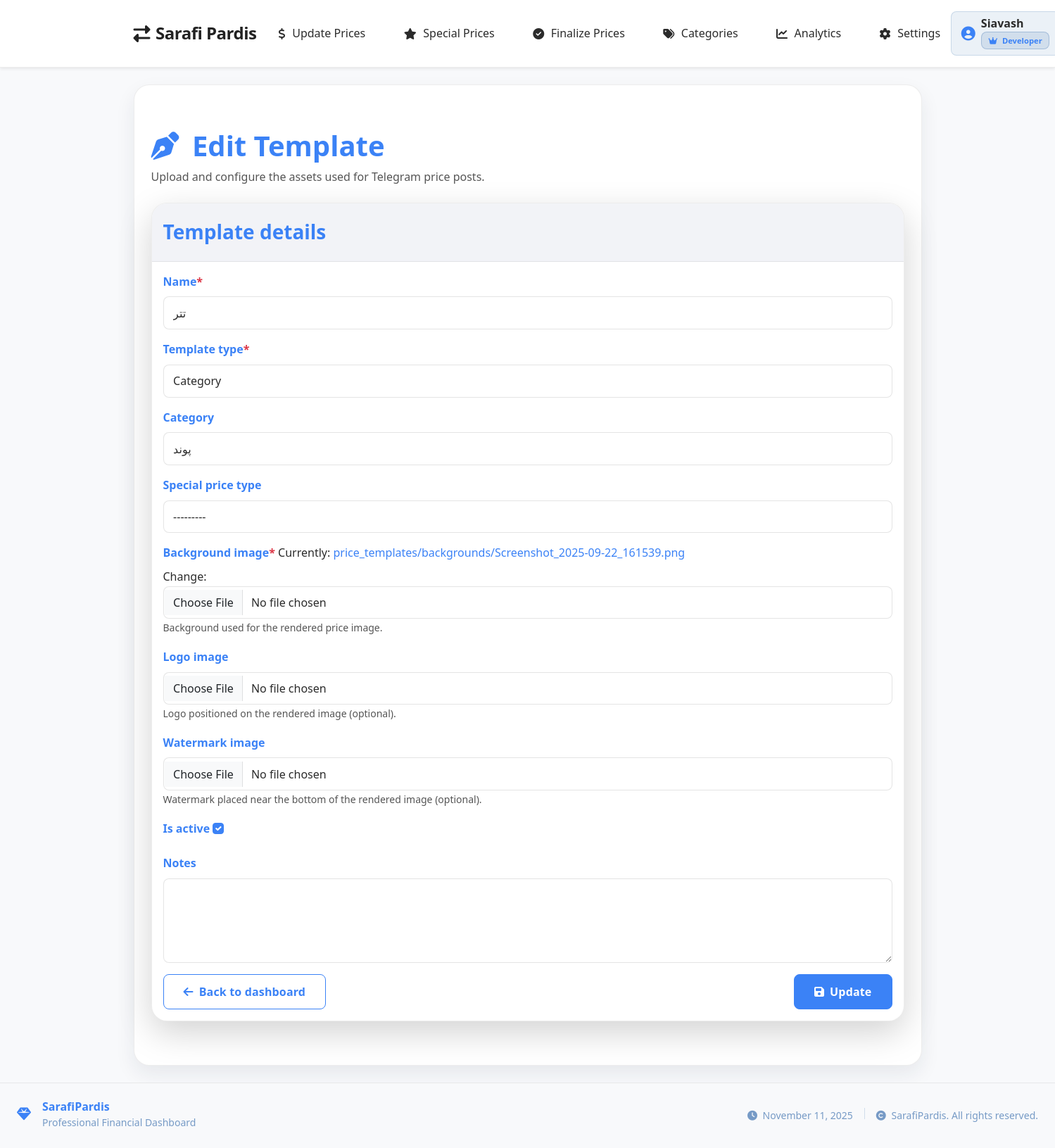
Screenshot of /price-publisher/templates/2/edit/ (signed in) with the database file from the repository.
### accounts/models.py (models this page shows, shortened)
class CustomUser(AbstractBaseUser, PermissionsMixin):
    ROLE_MANAGEMENT = 'management'
    ROLE_EMPLOYEE = 'employee'
    ROLE_DEVELOPER = 'developer'
    ROLE_CHOICES = (
        (ROLE_MANAGEMENT, 'Management'),
        (ROLE_EMPLOYEE, 'Employee'),
        (ROLE_DEVELOPER, 'Developer'),
    )
    username = models.CharField(max_length=150, unique=True)
    full_name = models.CharField(max_length=255, blank=True)
    role = models.CharField(max_length=20, choices=ROLE_CHOICES, default=ROLE_EMPLOYEE)
    is_active = models.BooleanField(default=True)
    is_staff = models.BooleanField(default=False)
    date_joined = models.DateTimeField(default=timezone.now)
    objects = CustomUserManager()
    USERNAME_FIELD = 'username'
    REQUIRED_FIELDS = []
    class Meta:
        verbose_name = 'user'
        verbose_name_plural = 'users'
    def get_full_name(self):
        return self.full_name or self.username

### price_publisher/models.py (models this page shows, shortened)
class PriceTemplate(models.Model):
    class TemplateType(models.TextChoices):
        DEFAULT = "default", "Default"
        CATEGORY = "category", "Category"
        SPECIAL = "special", "Special Price"
    name = models.CharField(max_length=150)
    template_type = models.CharField(
        max_length=20,
        choices=TemplateType.choices,
        default=TemplateType.DEFAULT,
    )
    category = models.OneToOneField(
        "category.Category",
        on_delete=models.CASCADE,
        related_name="price_template",
        null=True,
        blank=True,
    )
    special_price_type = models.OneToOneField(
        "special_price.SpecialPriceType",
        on_delete=models.CASCADE,
        related_name="price_template",
        null=True,
        blank=True,
    )
    background_image = models.ImageField(
        upload_to="price_templates/backgrounds/",
        help_text="Background used for the rendered price image.",
    )
    logo_image = models.ImageField(
        upload_to="price_templates/logos/",
        null=True,
        blank=True,
        help_text="Logo positioned on the rendered image (optional).",
    )
    watermark_image = models.ImageField(
        upload_to="price_templates/watermarks/",
        null=True,
        blank=True,
        help_text="Watermark placed near the bottom of the rendered image (optional).",
    )
    is_active = models.BooleanField(default=True)
    notes = models.TextField(blank=True)
    created_at = models.DateTimeField(auto_now_add=True)
    updated_at = models.DateTimeField(auto_now=True)
    class Meta:
        verbose_name = "Price Template"
        verbose_name_plural = "Price Templates"
        ordering = ["name"]

### price_publisher/views.py (the view)
# urls.py: path("templates/<int:pk>/edit/", views.template_update, name="template_update"),
@login_required
def template_update(request, pk: int):
    template = get_object_or_404(PriceTemplate, pk=pk)
    if request.method == "POST":
        form = PriceTemplateForm(request.POST, request.FILES, instance=template)
        if form.is_valid():
            template = form.save()
            messages.success(
                request,
                f"Template '{template.name}' updated successfully.",
            )
            return redirect("price_publisher:template_dashboard")
    else:
        form = PriceTemplateForm(instance=template)
    return render(
        request,
        "price_publisher/template_form.html",
        {"form": form, "is_edit": True, "template_obj": template},
    )

### price_publisher/forms.py (shortened to what this page needs)
class PriceTemplateForm(forms.ModelForm):
    class Meta:
        model = PriceTemplate
        fields = [
            "name",
            "template_type",
            "category",
            "special_price_type",
            "background_image",
            "logo_image",
            "watermark_image",
            "is_active",
            "notes",
        ]
    def __init__(self, *args, **kwargs):
        super().__init__(*args, **kwargs)
        self.fields["category"].required = False
        self.fields["special_price_type"].required = False
        self.fields["notes"].widget = forms.Textarea(attrs={"rows": 3})
        for field_name, field in self.fields.items():
            widget = field.widget
            if isinstance(widget, forms.CheckboxInput):
                widget.attrs.setdefault("class", "form-check-input")
            elif isinstance(widget, forms.ClearableFileInput):
                widget.attrs.setdefault("class", "form-control")
            else:
                widget.attrs.setdefault("class", "form-control")

### category/context_processors.py (called while the page is built)
def categories_processor(request):
    return {
        'categories': Category.objects.prefetch_related('price_types').all()
    }

### category/models.py (called while the page is built)
    def __str__(self):
        return self.name

### special_price/models.py (called while the page is built)
    def __str__(self):
        return self.name

### price_publisher/templates/price_publisher/template_form.html (shortened to what this page needs)
{% extends "base.html" %}
{% block content %}
<div class="py-4">
    <div class="mb-4">
        <h1 class="text-gold fw-bold mb-2">
            <i class="fas fa-pen-nib me-2"></i>
            {% if is_edit %}Edit Template{% else %}Create Template{% endif %}
        </h1>
        <p class="text-white-50 mb-0">Upload and configure the assets used for Telegram price posts.</p>
    </div>
    <div class="card theme-card-bg border-0 rounded-4 shadow-lg">
        <div class="card-header theme-header-bg border-0 rounded-top-4 py-4 d-flex justify-content-between align-items-center">
            <h3 class="text-gold fw-bold mb-0">
                {% if is_edit %}Template details{% else %}New template{% endif %}
            </h3>
        </div>
        <div class="card-body">
            <form method="post" enctype="multipart/form-data" novalidate>
                {% for field in form %}
                    <div class="mb-3">
                        <label class="form-label text-gold fw-semibold" for="{{ field.id_for_label }}">{{ field.label }}{% if field.field.required %}<span class="text-danger">*</span>{% endif %}</label>
                        {{ field }}
                        {% if field.help_text %}
                            <small class="form-text text-muted">{{ field.help_text }}</small>
                        {% endif %}
                    </div>
                {% endfor %}
                <div class="d-flex justify-content-between">
                    <a href="{% url 'price_publisher:template_dashboard' %}" class="btn btn-outline-gold">
                        <i class="fas fa-arrow-left me-2"></i>Back to dashboard
                    </a>
                    <button type="submit" class="btn btn-gold">
                        <i class="fas fa-save me-2"></i>{% if is_edit %}Update{% else %}Create{% endif %}
                    </button>
                </div>
            </form>
        </div>
    </div>
</div>
{% endblock %}

### templates/partials/navbar.html (shortened to what this page needs)
<nav class="navbar navbar-expand-lg sticky-top shadow-sm" id="mainNavbar">
        <div class="container ps-0 d-flex align-items-center">
            <a class="navbar-brand fw-bold d-flex align-items-center" href="{% url 'dashboard:home' %}">
                <i class="fas fa-exchange-alt me-2"></i>
                Sarafi Pardis
            </a>
            <div class="collapse navbar-collapse flex-grow-1" id="mainNavbarContent">
                <ul class="navbar-nav mx-auto mb-2 mb-lg-0">
                                          <li class="nav-item">
                          <a class="nav-link" href="{% url 'change_price:dashboard' %}">
                              <i class="fas fa-dollar-sign me-1"></i>
                              Update Prices
                          </a>
                      </li>
                      <li class="nav-item">
                          <a class="nav-link" href="{% url 'special_price:dashboard' %}">
                              <i class="fas fa-star me-1"></i>
                              Special Prices
                          </a>
                      </li>
                      <li class="nav-item">
                          <a class="nav-link" href="{% url 'finalize:dashboard' %}">
                              <i class="fas fa-check-circle me-1"></i>
                              Finalize Prices
                          </a>
                      </li>
                      <li class="nav-item">
                          <a class="nav-link" href="{% url 'category:category_dashboard' %}">
                              <i class="fas fa-tags me-1"></i>
                              Categories
                          </a>
                      </li>
                    <li class="nav-item">
                        <a class="nav-link" href="#">
                            <i class="fas fa-chart-line me-1"></i>
                            Analytics
                        </a>
                    </li>
                    <li class="nav-item">
                        <a class="nav-link" href="{% url 'setting:settings' %}">
                            <i class="fas fa-cog me-1"></i>
                            Settings
                        </a>
                    </li>
                </ul>
                <ul class="navbar-nav user-section align-items-center">
                    {% if user.is_authenticated %}
                        <li class="nav-item">
                            <div class="user-info d-flex align-items-center">
                                <i class="fas fa-user-circle me-2 fs-5" style="color: var(--color-accent);"></i>
                                <div class="text-start">
                                    <div class="fw-semibold lh-1">
                                        {% if user.get_full_name %}
                                            {{ user.get_full_name }}
                                        {% else %}
                                            {{ user.username }}
                                        {% endif %}
                                    </div>
                                    <div class="small text-muted mt-1">
                                        <span class="badge user-role-badge">
                                            <i class="fas fa-crown me-1"></i>
                                            {{ user.role|capfirst }}
                                        </span>
                                    </div>
                                </div>
                            </div>
                        </li>
                    {% endif %}
                </ul>
            </div>
        </div>
    </nav>

### rows the page displays
CustomUser: get_full_name "Siavash", role "Developer"
PriceTemplate: form "تتر" "Category" "پوند" "---------" "☑"

### other values shown
{{ field.label }} "Name" "Template type" "Category" "Special price type" "Background image" "Logo image" "Watermark image" "Is active" "Notes"
{{ field.help_text }} "Background used for the rendered price image." "Logo positioned on the rendered image (optional)." "Watermark placed near the bottom of the rendered image (optional)."
